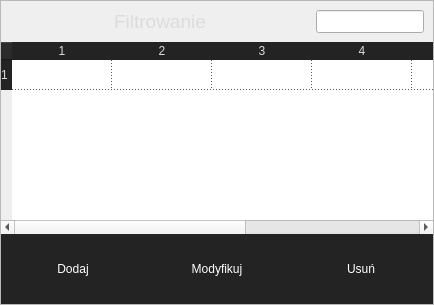
            <widget class="QWidget" name="page_employees">
             <layout class="QVBoxLayout" name="verticalLayout_8">
              <property name="spacing">
               <number>0</number>
              </property>
              <property name="leftMargin">
               <number>0</number>
              </property>
              <property name="topMargin">
               <number>0</number>
              </property>
              <property name="rightMargin">
               <number>0</number>
              </property>
              <property name="bottomMargin">
               <number>0</number>
              </property>
              <item>
               <widget class="QFrame" name="frame_employees">
                <property name="frameShape">
                 <enum>QFrame::StyledPanel</enum>
                </property>
                <property name="frameShadow">
                 <enum>QFrame::Raised</enum>
                </property>
                <layout class="QVBoxLayout" name="verticalLayout_7">
                 <property name="spacing">
                  <number>0</number>
                 </property>
                 <property name="leftMargin">
                  <number>0</number>
                 </property>
                 <property name="topMargin">
                  <number>0</number>
                 </property>
                 <property name="rightMargin">
                  <number>0</number>
                 </property>
                 <property name="bottomMargin">
                  <number>0</number>
                 </property>
                 <item>
                  <widget class="QFrame" name="empl_filter_frame">
                   <property name="minimumSize">
                    <size>
                     <width>0</width>
                     <height>40</height>
                    </size>
                   </property>
                   <property name="maximumSize">
                    <size>
                     <width>16777215</width>
                     <height>16777215</height>
                    </size>
                   </property>
                   <property name="frameShape">
                    <enum>QFrame::NoFrame</enum>
                   </property>
                   <property name="frameShadow">
                    <enum>QFrame::Raised</enum>
                   </property>
                   <layout class="QHBoxLayout" name="horizontalLayout_9">
                    <item>
                     <widget class="QLabel" name="empl_filter_label">
                      <property name="minimumSize">
                       <size>
                        <width>300</width>
                        <height>0</height>
                       </size>
                      </property>
                      <property name="maximumSize">
                       <size>
                        <width>16777215</width>
                        <height>50</height>
                       </size>
                      </property>
                      <property name="layoutDirection">
                       <enum>Qt::LeftToRight</enum>
                      </property>
                      <property name="text">
                       <string>&lt;!DOCTYPE HTML PUBLIC &quot;-//W3C//DTD HTML 4.0//EN&quot; &quot;http://www.w3.org/TR/REC-html40/strict.dtd&quot;&gt;
&lt;html&gt;&lt;head&gt;&lt;meta name=&quot;qrichtext&quot; content=&quot;1&quot; /&gt;&lt;style type=&quot;text/css&quot;&gt;
p, li { white-space: pre-wrap; }
&lt;/style&gt;&lt;/head&gt;&lt;body style=&quot; font-family:'MS Shell Dlg 2'; font-size:8pt; font-weight:400; font-style:normal;&quot;&gt;
&lt;p align=&quot;center&quot; style=&quot; margin-top:12px; margin-bottom:12px; margin-left:0px; margin-right:0px; -qt-block-indent:0; text-indent:0px;&quot;&gt;&lt;span style=&quot; font-family:'Montserrat'; font-size:14pt; color:#dcdcdc;&quot;&gt;Filtrowanie&lt;/span&gt;&lt;/p&gt;&lt;/body&gt;&lt;/html&gt;</string>
                      </property>
                      <property name="alignment">
                       <set>Qt::AlignLeading|Qt::AlignLeft|Qt::AlignVCenter</set>
                      </property>
                     </widget>
                    </item>
                    <item>
                     <widget class="QLineEdit" name="empl_filter">
                      <property name="sizePolicy">
                       <sizepolicy hsizetype="Expanding" vsizetype="Preferred">
                        <horstretch>0</horstretch>
                        <verstretch>0</verstretch>
                       </sizepolicy>
                      </property>
                     </widget>
                    </item>
                   </layout>
                  </widget>
                 </item>
                 <item>
                  <widget class="QTableWidget" name="table_employees">
                   <property name="styleSheet">
                    <string notr="true">QTableWidget {
	color: rgb(220, 220, 220);
	gridline-color: rgb(90, 90, 90);
	
}
QHeaderView::section {
	color: rgb(220, 220, 220);
	background-color: rgb(35, 35, 35);
	border: 0px solid;
}
QTableCornerButton::section {
	background-color: rgb(35, 35, 35);
	
}</string>
                   </property>
                   <property name="frameShape">
                    <enum>QFrame::NoFrame</enum>
                   </property>
                   <property name="selectionMode">
                    <enum>QAbstractItemView::SingleSelection</enum>
                   </property>
                   <property name="showGrid">
                    <bool>true</bool>
                   </property>
                   <property name="gridStyle">
                    <enum>Qt::DotLine</enum>
                   </property>
                   <property name="sortingEnabled">
                    <bool>true</bool>
                   </property>
                   <property name="cornerButtonEnabled">
                    <bool>true</bool>
                   </property>
                   <property name="rowCount">
                    <number>1</number>
                   </property>
                   <property name="columnCount">
                    <number>7</number>
                   </property>
                   <attribute name="horizontalHeaderStretchLastSection">
                    <bool>true</bool>
                   </attribute>
                   <attribute name="verticalHeaderStretchLastSection">
                    <bool>false</bool>
                   </attribute>
                   <row/>
                   <column/>
                   <column/>
                   <column/>
                   <column/>
                   <column/>
                   <column/>
                   <column/>
                  </widget>
                 </item>
                 <item>
                  <widget class="QFrame" name="empl_buttons_frame">
                   <property name="minimumSize">
                    <size>
                     <width>0</width>
                     <height>70</height>
                    </size>
                   </property>
                   <property name="maximumSize">
                    <size>
                     <width>16777215</width>
                     <height>70</height>
                    </size>
                   </property>
                   <property name="frameShape">
                    <enum>QFrame::NoFrame</enum>
                   </property>
                   <property name="frameShadow">
                    <enum>QFrame::Raised</enum>
                   </property>
                   <layout class="QHBoxLayout" name="horizontalLayout_10">
                    <property name="spacing">
                     <number>0</number>
                    </property>
                    <property name="leftMargin">
                     <number>0</number>
                    </property>
                    <property name="topMargin">
                     <number>0</number>
                    </property>
                    <property name="rightMargin">
                     <number>0</number>
                    </property>
                    <property name="bottomMargin">
                     <number>0</number>
                    </property>
                    <item>
                     <widget class="QPushButton" name="btn_empl_add">
                      <property name="sizePolicy">
                       <sizepolicy hsizetype="Minimum" vsizetype="Preferred">
                        <horstretch>0</horstretch>
                        <verstretch>0</verstretch>
                       </sizepolicy>
                      </property>
                      <property name="styleSheet">
                       <string notr="true">QPushButton {
	color: rgb(255, 255, 255);
	background-color: rgb(35, 35, 35);
	border: 0px solid;
}
QPushButton:hover {
	background-color: rgb(85, 170, 255);
}</string>
                      </property>
                      <property name="text">
                       <string>Dodaj</string>
                      </property>
                      <property name="flat">
                       <bool>true</bool>
                      </property>
                     </widget>
                    </item>
                    <item>
                     <widget class="QPushButton" name="btn_empl_edit">
                      <property name="sizePolicy">
                       <sizepolicy hsizetype="Minimum" vsizetype="Preferred">
                        <horstretch>0</horstretch>
                        <verstretch>0</verstretch>
                       </sizepolicy>
                      </property>
                      <property name="styleSheet">
                       <string notr="true">QPushButton {
	color: rgb(255, 255, 255);
	background-color: rgb(35, 35, 35);
	border: 0px solid;
}
QPushButton:hover {
	background-color: rgb(85, 170, 255);
}</string>
                      </property>
                      <property name="text">
                       <string>Modyfikuj</string>
                      </property>
                      <property name="flat">
                       <bool>true</bool>
                      </property>
                     </widget>
                    </item>
                    <item>
                     <widget class="QPushButton" name="btn_empl_delete">
                      <property name="sizePolicy">
                       <sizepolicy hsizetype="Minimum" vsizetype="Preferred">
                        <horstretch>0</horstretch>
                        <verstretch>0</verstretch>
                       </sizepolicy>
                      </property>
                      <property name="styleSheet">
                       <string notr="true">QPushButton {
	color: rgb(255, 255, 255);
	background-color: rgb(35, 35, 35);
	border: 0px solid;
}
QPushButton:hover {
	background-color: rgb(85, 170, 255);
}</string>
                      </property>
                      <property name="text">
                       <string>Usuń</string>
                      </property>
                      <property name="flat">
                       <bool>true</bool>
                      </property>
                     </widget>
                    </item>
                   </layout>
                  </widget>
                 </item>
                </layout>
               </widget>
              </item>
             </layout>
            </widget>
